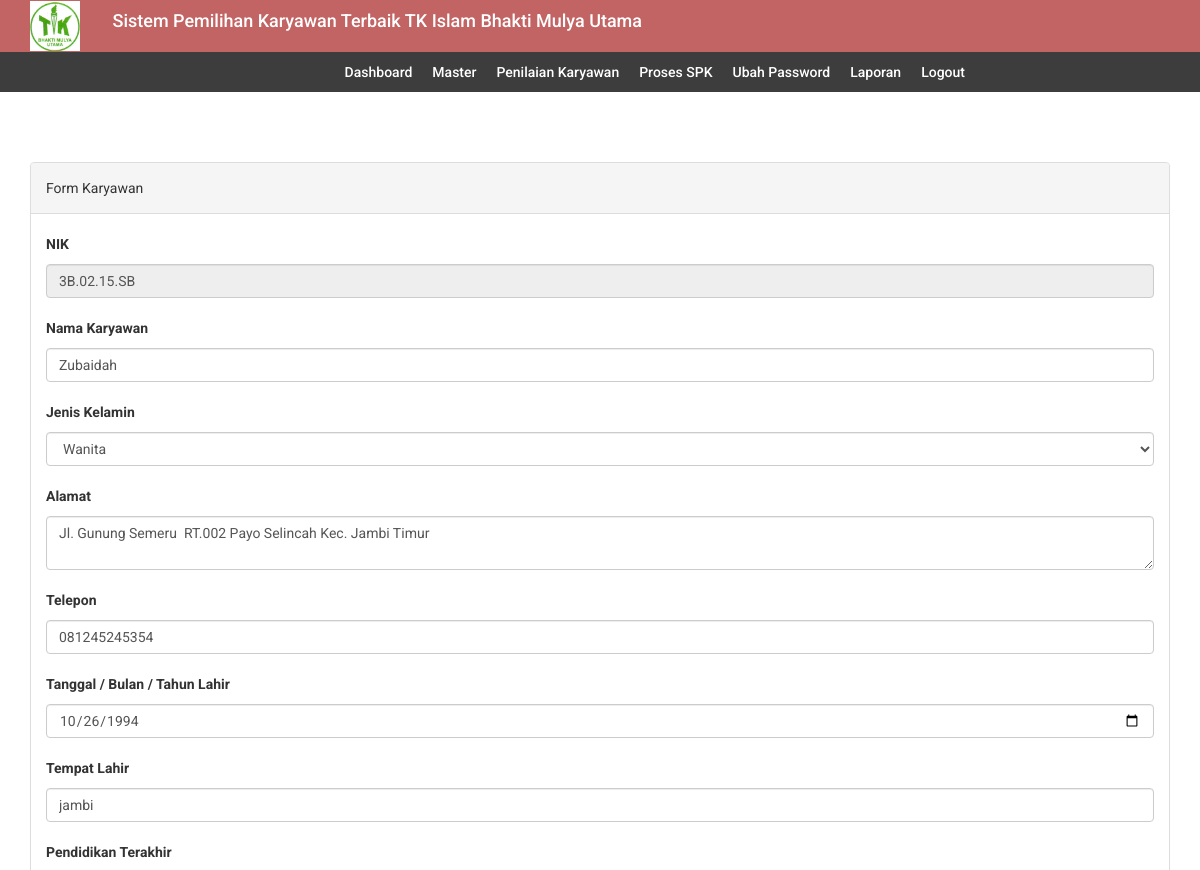
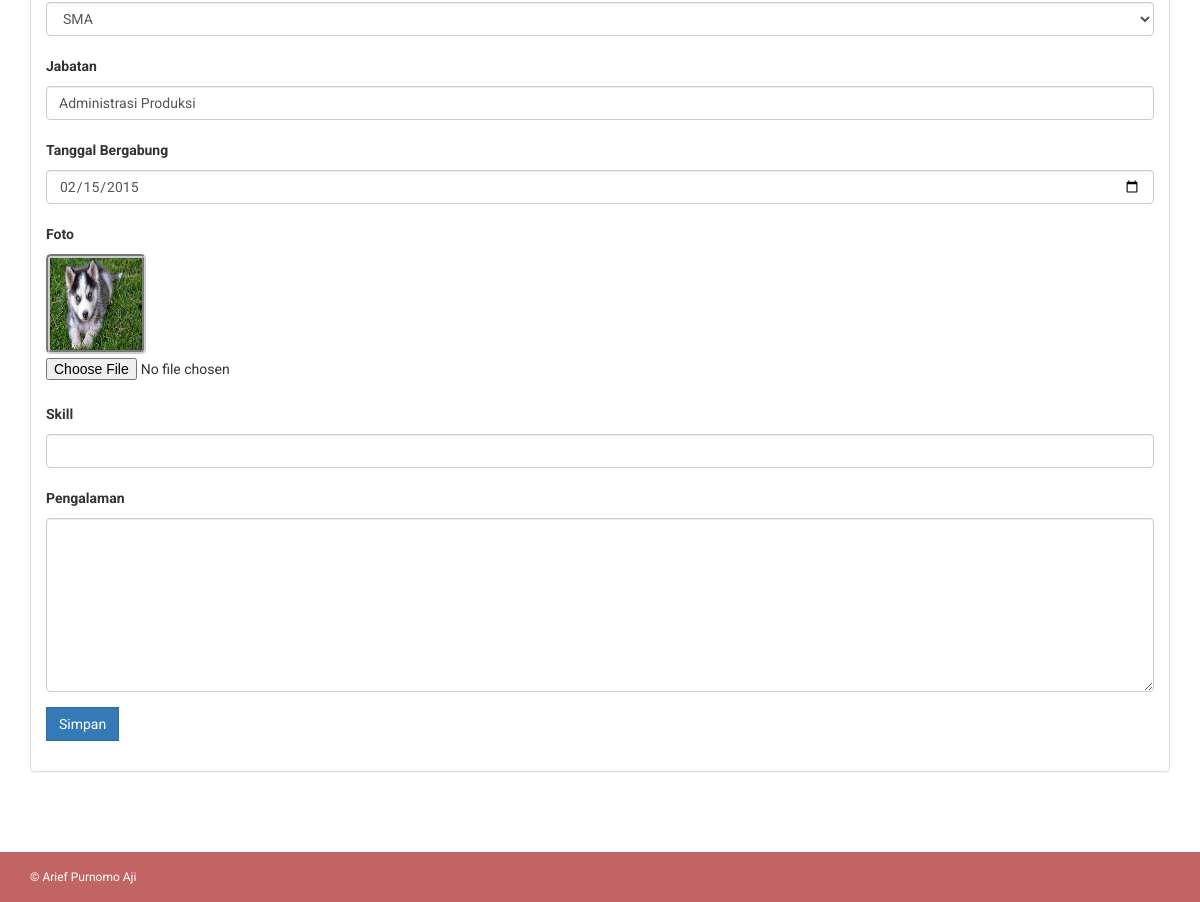
Screenshot of /edit_karyawan.php?id=5 (signed in) with the database file from the repository (2 pictures, top to bottom).
### tables this page shows
CREATE TABLE `karyawan` (
  `id_calon_kr` int(11) NOT NULL,
  `NIK` varchar(100) NOT NULL,
  `nama` varchar(200) NOT NULL,
  `jeniskelamin` varchar(10) NOT NULL,
  `alamat` varchar(200) NOT NULL,
  `telepon` varchar(13) NOT NULL,
  `foto` varchar(200) NOT NULL,
  `ttl` date NOT NULL,
  `TempatLahir` varchar(200) NOT NULL,
  `PendidikanTerakhir` varchar(100) NOT NULL,
  `Jabatan` varchar(100) NOT NULL,
  `TglBergabung` date NOT NULL,
  `skill` varchar(200) DEFAULT NULL,
  `pengalaman` varchar(200) DEFAULT NULL
);

### db/db_config.php (called while the page is built, shortened)
<?php
	class database extends PDO{
		protected $dsn = 'mysql:host=localhost;dbname=db_spk';
		protected $dsu = 'root';
		protected $dsp = '';
		private $cmd = '';
		function __construct(){
			try {
				$this->db = new PDO($this->dsn,$this->dsu,$this->dsp);
			} catch (PDOException $e) {
				echo $e->getMessage();
			}
		}
		function select($c,$t){
			$this->cmd = "select $c from $t";
			return $this;
		}
		function where($params){
			$this->cmd .= " where $params";
			return $this;
		}
		function get(){
			$q = $this->db->prepare($this->cmd);
			$q->execute();
			return $q->fetchAll();
		}
	}
?>

### edit_karyawan.php (the view, shortened to what this page needs)
<?php include 'header.php';?>
<?php include 'menu.php';?>
<div class="content-wrapper">
    <div class="container">
        <div class="row">
            <div class="col-md-12">
            <br/>
              <div class="panel panel-default">
                  <div class="panel-heading">
                  Form Karyawan
                  </div>
                  <div class="panel-body">
                      <form method="post" action="update_karyawan.php" enctype="multipart/form-data">
                          <?php foreach ($db->select('*','karyawan')->where('id_calon_kr='.$_GET['id'])->get() as $val): ?>
                              <div class="form-group">
                                  <label for="nama">NIK</label>
                                  <input type="text" readonly class="form-control" id="nik" name="nik" value="<?= $val['NIK']?>">
                              </div>
                              <div class="form-group">
                                  <label for="nama">Nama Karyawan</label>
                                  <input type="text" class="form-control" id="nama" name="nama" value="<?= $val['nama']?>">
                              </div>
                              <div class="form-group">
                                    <label for="nama">Jenis Kelamin</label>
                                        <select required class="form-control" ID="jeniskelamin" name="jeniskelamin">
                                        <option <?php if( $val['jeniskelamin']=='Wanita'){echo "selected"; } ?> value='Wanita'>Wanita</option>
                                        </select>
                                </div>
                              <div class="form-group">
                              <label for="nama">Alamat</label>
                              <textarea class="form-control" rows="2" name="alamat"><?= $val['alamat']?></textarea>
                             </div>
                             <div class="form-group">
                                  <label for="ttl">Telepon</label>
                                  <input type="number" class="form-control" id="telepon" name="telepon" value="<?= $val['telepon']?>">
                              </div>
                              <div class="form-group">
                                  <label for="ttl">Tanggal / Bulan / Tahun Lahir</label>
                                  <input type="date" class="form-control" id="ttl" name="ttl" value="<?= $val['ttl']?>">
                              </div>
                              <div class="form-group">
                              <label for="nama">Tempat Lahir</label>
                              <input type="text" required class="form-control" id="tempatlahir" value="<?= $val['TempatLahir']?>" name="tempatlahir">
                                </div>
                                <div class="form-group">
                                    <label for="nama">Pendidikan Terakhir</label>
                                        <select required class="form-control" ID="pendidikan" name="pendidikan">
                                        <option <?php if( $val['PendidikanTerakhir']=='SMA'){echo "selected"; } ?> value='SMA'>SMA</option>
                                        </select>
                                </div>
                                <div class="form-group">
                                    <label for="nama">Jabatan</label>
                                    <input required type="text" class="form-control" id="jabatan" value="<?= $val['Jabatan']?>" name="jabatan">
                                </div>
                                <div class="form-group">
                                    <label for="ttl">Tanggal Bergabung</label>
                                    <input required type="date" class="form-control" id="ttb" value="<?= $val['TglBergabung']?>" name="ttb">
                                </div>
                              <div class="form-group">
                                  <label for="foto">Foto</label>
                                    <div class="controls">
                                    <a href=""><?php if($val['foto'] != ""): ?>
                                    <img src="assets/foto_calon_karyawan//<?php echo $val['foto']; ?>" width="100px" height="100px" style="border:4px groove #CCCCCC; border-radius:5px;">
                                    <?php else: ?>
                                    <img src="assets/foto_calon_karyawan/image_not_available.jpg" width="100px" height="100px" style="border:4px groove #CCCCCC; border-radius:5px;">
                                    <?php endif; ?>
                                    </a>
                                    </div>
                                  <input type="file" id="foto" name="foto" />
                              </div>
                              <div class="form-group">
                                  <label for="skill">Skill</label>
                                  <input type="text" class="form-control" id="skill" name="skill" value="<?= $val['skill'] ?>">
                              </div>
                              <div class="form-group">
                                  <label for="nama">Pengalaman</label>
                                  <textarea class="form-control" rows="8" name="pengalaman"><?= $val['pengalaman']?></textarea>
                              </div>
                              <div class="form-group">
                                  <button class="btn btn-primary">Simpan</button>
                              </div>
                          <?php endforeach ?>
                      </form>
                  </div>
              </div>
            </div>
        </div>
        </div>
    </div>
<?php include 'footer.php';?>

### assets/css/style.css (style rules this page uses)
body { font-family: 'Roboto', sans-serif; line-height: 30px; }
.content-wrapper { margin-top: 40px; min-height: 600px; padding-bottom: 60px; }
.btn { border-radius: 0px; -webkit-border-radius: 0px; -moz-border-radius: 0px; }

### rows the page displays
karyawan: nik "3B.02.15.SB", nama "Zubaidah", jeniskelamin "Wanita", alamat "Jl. Gunung Semeru RT.002 Payo Selincah Kec. Jambi Timur", telepon "081245245354", ttl "10/26/1994", tempatlahir "jambi", pendidikan "SMA", jabatan "Administrasi Produksi", ttb "02/15/2015", foto (picture)
